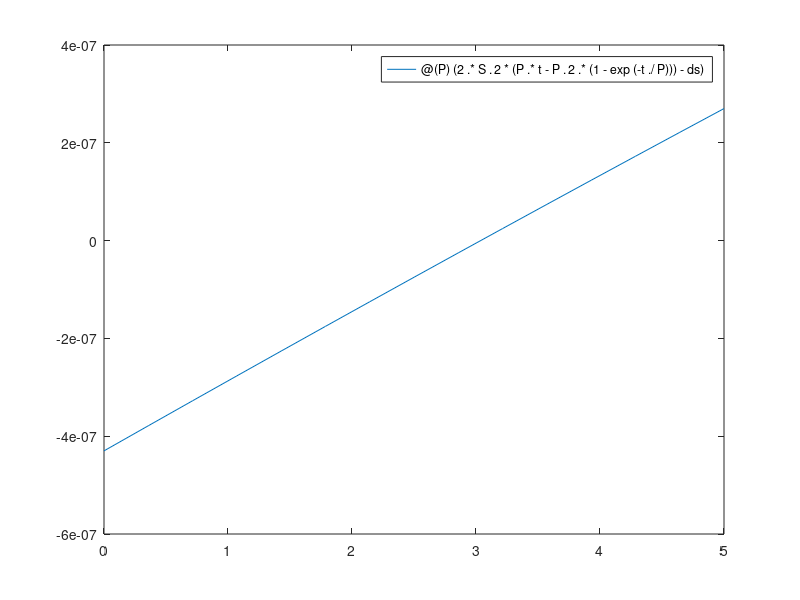

This chart was generated by the following MATLAB code: (Note: this script raises an error after producing the figure.)
t = 3*60; %parameters, units fixed
ds = 4.3e-3/100^2; 
S = 20e-6;
f =@(P) (2 .* S.^2 * (P .* t - P.^2 .* (1 - exp(-t./P)))-ds); %equation
fplot(f,[0 5]) %graph to find root
[root,fx,ea,iter] = bisect(f,2,4,.0001,23); %calls function
P = root %outputs
n = iter